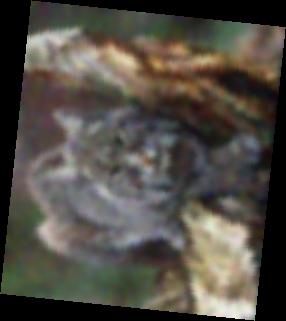
#> input picture lab3/images/km1t0gsjuuU.jpg, 286 x 321 px
$ python lab3_Yur.py
#> lines starting #> are read from the running program, lines starting #| are printed output that depends on the picture
### lab6/utility/util.py
import numpy as np
import matplotlib as plt
import cv2 as cv


# [35 lines left out: functions show_image, display_image, add_gauss_noise, add_salt_and_peper_noise, not called in this run]


def getPSNR(I1, I2):
    s1 = cv.absdiff(I1, I2)  #|I1 - I2|
    s1 = np.float64(s1)  # cannot make a square on 8 bits
    s1 = s1 * s1  # |I1 - I2|^2
    sse = s1.sum()  # sum elements per channel
    if sse <= 1e-10:  # sum channels
        return 0  # for small values return zero
    else:
        mse = 1.0 * sse / np.prod(I1.shape)
        psnr = 10.0 * np.log10((255 * 255) / mse)
        return psnr


def getSSIM(i1, i2):
    C1 = 6.5025  # only for 8-bit images
    C2 = 58.5225  # only for 8-bit images
    # INITS
    I1 = np.float64(i1)  # cannot calculate on one byte large values
    I2 = np.float64(i2)
    I2_2 = I2 * I2  # I2^2
    I1_2 = I1 * I1  # I1^2
    I1_I2 = I1 * I2  # I1 * I2
    # END INITS
    # PRELIMINARY COMPUTING
    mu1 = cv.GaussianBlur(I1, (11, 11), 1.5)
    mu2 = cv.GaussianBlur(I2, (11, 11), 1.5)
    mu1_2 = mu1 * mu1
    mu2_2 = mu2 * mu2
    mu1_mu2 = mu1 * mu2
    sigma1_2 = cv.GaussianBlur(I1_2, (11, 11), 1.5)
    sigma1_2 -= mu1_2
    sigma2_2 = cv.GaussianBlur(I2_2, (11, 11), 1.5)
    sigma2_2 -= mu2_2
    sigma12 = cv.GaussianBlur(I1_I2, (11, 11), 1.5)
    sigma12 -= mu1_mu2
    t1 = 2 * mu1_mu2 + C1
    t2 = 2 * sigma12 + C2
    t3 = t1 * t2  # t3 = ((2*mu1_mu2 + C1).*(2*sigma12 + C2))
    t1 = mu1_2 + mu2_2 + C1
    t2 = sigma1_2 + sigma2_2 + C2
    t1 = t1 * t2  # t1 =((mu1_2 + mu2_2 + C1).*(sigma1_2 + sigma2_2 + C2))
    ssim_map = cv.divide(t3, t1)  # ssim_map =  t3./t1;
    ssim = np.mean(ssim_map)  # mssim = average of ssim map
    return ssim

### lab3/lab3_Yur.py
# -*- coding: utf-8 -*-
"""
Created on Tue Oct 24 14:27:40 2023

@author: Myata
"""

import sys
#sys.path.append('../')
# %matplotlib inline
import matplotlib.pyplot as plt
import cv2 as cv
import numpy as np
from utility import util

# [45 lines left out: functions getPSNR, getSSIM, not called in this run]

image1 = cv.imread('images/km1t0gsjuuU.jpg')
#> image1 is the input picture: shape (321, 286, 3); mean B, G, R 69.4, 76.8, 81.6
gray_image1 = cv.cvtColor(image1, cv.COLOR_BGR2GRAY)
rgb_image1 = cv.cvtColor(image1, cv.COLOR_BGR2RGB)

#print('PSNR = ', util.getPSNR(image1, image2))
#print('SSIM = ', util.getSSIM(image1, image2))


# поворот изображения
(h, w, d) = rgb_image1.shape
#> h = 321; w = 286; d = 3
angle = -84
scale = 1.0
center = (w // 2, h // 2)
#> center = (143, 160)
M = cv.getRotationMatrix2D(center, angle, scale)
rotated_img = cv.warpAffine(rgb_image1, M, (w, h))
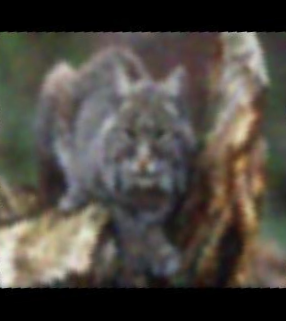
#> rotated_img: shape (321, 286, 3); mean R, G, B 79.3, 74.5, 67.3
plt.imshow(rotated_img)

gray_image1 = cv.cvtColor(rotated_img, cv.COLOR_BGR2GRAY)
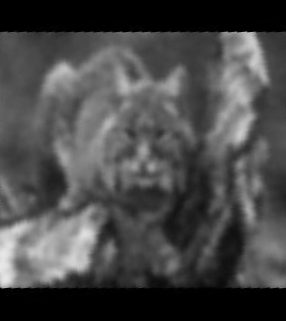
#> gray_image1: shape (321, 286); min 0, max 234, mean 72.9
rgb_image1 = cv.cvtColor(rotated_img, cv.COLOR_BGR2RGB)

# Фильтрация

kernel1 = np.asarray([[-1, -1, -1], [-1, 9, -1], [-1, -1, -1]])
kernel2 = np.asarray([[-0.25, -0.25, -0.25], [-0.25, 3, -0.25], [-0.25, -0.25, -0.25]])
kernel3 = np.asarray([[0, -0.25, 0], [-0.25, 2, -0.25], [0, -0.25, 0]])

gray_image1_median = cv.medianBlur(rgb_image1, 3)

filtered_image1 = cv.filter2D(gray_image1, -1, kernel1)
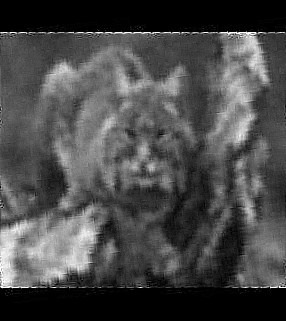
#> filtered_image1: shape (321, 286); min 0, max 255, mean 73.6
filtered_image1_median = cv.filter2D(rgb_image1, -1, kernel1)
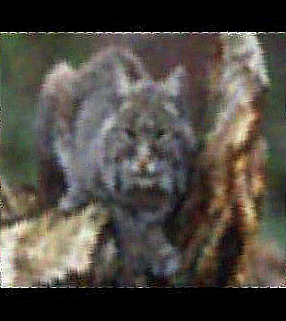
#> filtered_image1_median: shape (321, 286, 3); mean B, G, R 68, 75.2, 80
filtered_image2 = cv.filter2D(gray_image1, -1, kernel2)
filtered_image2_median = cv.filter2D(rgb_image1, -1, kernel2)
filtered_image3 = cv.filter2D(gray_image1, -1, kernel3)
filtered_image3_median = cv.filter2D(rgb_image1, -1, kernel3)

plt.xticks([]), plt.yticks([])
plt.title(f'Исходное изображение отфильтрованное \n медианным фильтром \n'
          f'PSNR = {util.getPSNR(rgb_image1, gray_image1_median):.3f} \n '
          f'SSIM = {util.getSSIM(rgb_image1, gray_image1_median):.3f}')
#> in getPSNR, `s1 = s1 * s1`:
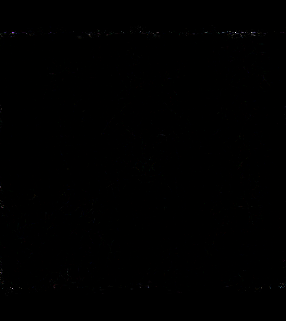
#> s1: shape (321, 286, 3) float64; mean B, G, R 0.8, 0.6, 0.7; drawn with min black and max white
#> in getPSNR, `sse = s1.sum()`: sse = 193409
#> in getPSNR, `mse = 1.0 * sse / np.prod(I1.shape)`: mse = 0.702
#> in getPSNR, `psnr = 10.0 * np.log10((255 * 255) / mse)`: psnr = 49.67
#> in getSSIM, `C1 = 6.5025`: C1 = 6.5
#> in getSSIM, `I2_2 = I2 * I2`:
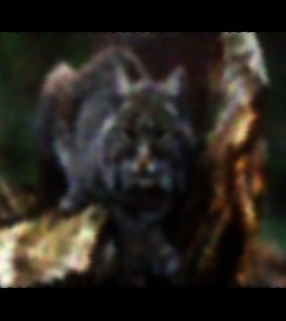
#> I2_2: shape (321, 286, 3) float64; mean B, G, R 6832.5, 8226.9, 9269.8; drawn with min black and max white
#> in getSSIM, `ssim_map = cv.divide(t3, t1)`:
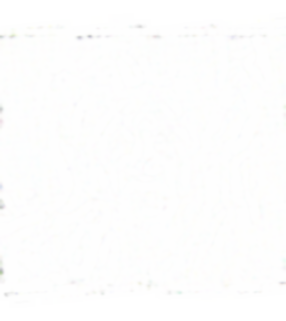
#> ssim_map: shape (321, 286, 3) float64; mean B, G, R 0.995, 0.996, 0.996
#> in getSSIM, `ssim = np.mean(ssim_map)`: ssim = 0.996
#> (the run stopped early here; a loop or call above may not have finished)
